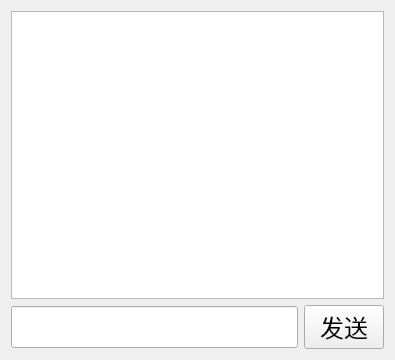
<?xml version="1.0" encoding="UTF-8"?>
<ui version="4.0">
 <class>PrivateChat</class>
 <widget class="QWidget" name="PrivateChat">
  <property name="geometry">
   <rect>
    <x>0</x>
    <y>0</y>
    <width>395</width>
    <height>360</height>
   </rect>
  </property>
  <property name="windowTitle">
   <string>Form</string>
  </property>
  <layout class="QVBoxLayout" name="verticalLayout_2">
   <item>
    <layout class="QVBoxLayout" name="verticalLayout">
     <item>
      <widget class="QListWidget" name="showMsg_lw"/>
     </item>
     <item>
      <layout class="QHBoxLayout" name="horizontalLayout">
       <item>
        <widget class="QLineEdit" name="inputMsg_le">
         <property name="font">
          <font>
           <family>Adobe Devanagari</family>
           <pointsize>18</pointsize>
          </font>
         </property>
        </widget>
       </item>
       <item>
        <widget class="QPushButton" name="sendMsg_pb">
         <property name="font">
          <font>
           <family>Adobe Devanagari</family>
           <pointsize>18</pointsize>
          </font>
         </property>
         <property name="text">
          <string>发送</string>
         </property>
        </widget>
       </item>
      </layout>
     </item>
    </layout>
   </item>
  </layout>
 </widget>
 <resources/>
 <connections/>
</ui>
